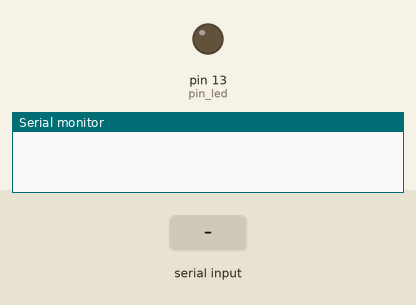
The sketch below on a simulated Arduino Uno, built with avr-gcc and run on an emulated ATmega328P. Shown: output pins drawn as LEDs (lit = HIGH), the last lines printed to the serial monitor. The inputs (shaded band) are chosen by the test bench.

Above: at 1.2 s.
1.3 s: "0" received over Serial
2.8 s: "1" received over Serial
At 4.2 s:
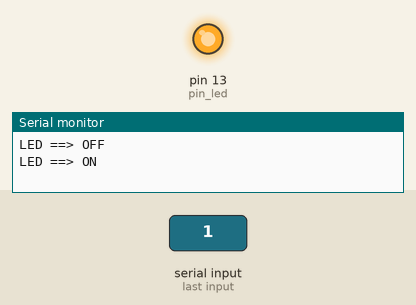
Timing chart, 0 to 5.8 s (numbered marks = the images above; inputs shaded):
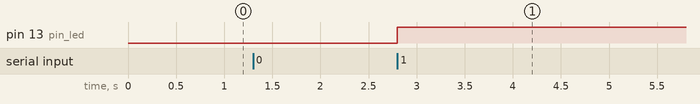

The sketch:

Contro_le-ordinateur.ino
```cpp
#include <SoftwareSerial.h>

//Pin laser si utilisation ON/OFF
const int pin_led = 13;

//Pin potentiometre et laser si utilisation PWM
//const int pin_pot = A0;
//const int pin_led = 10;
//int pot = 0;
String message;


void setup()
{
	Serial.begin(9600);

	// Utilisation ON/OFF
	digitalWrite(pin_led, LOW);


	// Utilisation PWM
	//AnalogWrite(pin_led,0);


	pinMode(pin_led, OUTPUT);
}


void loop()
{
  //pot = analogRead(pin_pot);  //A activer si PWM

  if(Serial.read() == '1')
   	{
	//  ON/OFF
   	digitalWrite(pin_led, HIGH);

	// PWM
	//analogWrite(pin_led,pot);

	Serial.println("LED ==> ON");
   	}

  else if(Serial.read() == '0')
    	{
	//  ON/OFF
    	digitalWrite(pin_led, LOW);

	// PWM
	//analogWrite(pin_led,0);

	Serial.println("LED ==> OFF");
    	}
}
```

Measured:
- after the input at 2.8 s, pin 13 (pin_led): LOW → HIGH at once
